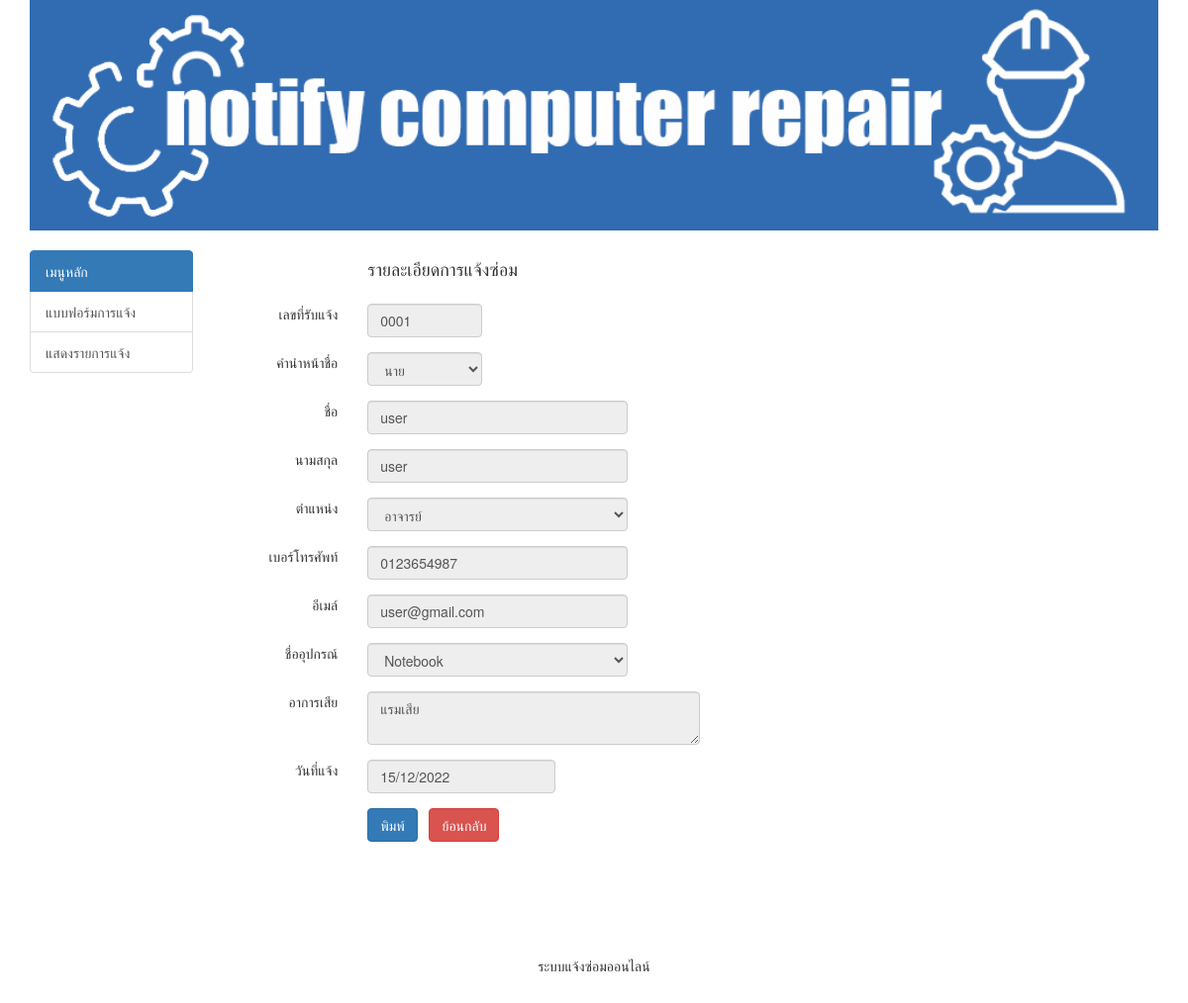
The page /form_detail.php on the database its author committed.
### tables this page shows
CREATE TABLE `tbl_device_case` (
  `pd_number` int(4) UNSIGNED ZEROFILL NOT NULL COMMENT 'เลขที่แจ้งปัญหา',
  `der_id` int(11) NOT NULL COMMENT 'รหัสเครื่อง',
  `der_name` varchar(50) NOT NULL COMMENT 'ชื่ออุปกรณ์',
  `pd_detail` varchar(50) NOT NULL COMMENT 'รายละเอียดการแจ้ง',
  `pd_date` date NOT NULL COMMENT 'วันที่',
  `pd_intail` varchar(10) NOT NULL COMMENT 'คำนำหน้า',
  `pd_name` varchar(50) NOT NULL COMMENT 'ชื่อ',
  `pd_lname` varchar(50) NOT NULL COMMENT 'นามสกุล',
  `pd_position` varchar(50) NOT NULL COMMENT 'ตำแหน่ง',
  `pd_tell` varchar(10) NOT NULL COMMENT 'เบอร์โทร',
  `pd_email` varchar(100) NOT NULL COMMENT 'อีเมลล์',
  `st_id` int(11) NOT NULL,
  `datesave` timestamp NOT NULL DEFAULT current_timestamp() COMMENT 'วันเวลาที่เพิ่มข้อมูล'
);

### form_detail.php (the view, shortened to what this page needs)
<?php require_once('Connections/Repair.php');
$query_formdetail = "SELECT * FROM tbl_device_case ORDER BY pd_number DESC";
$formdetail = mysqli_query($condb, $query_formdetail) or die(mysqli_error($condb));
$row_formdetail = mysqli_fetch_assoc($formdetail);
include('Bootstrap_sc.php');
?>
<body>
  <div class="container">
    <div class="row">
      <div class="col-md-12 hidden-print">
        <?php include('banner.php');?>
      </div>
      <div class="col-md-2 hidden-print">
        <br>
        <?php include('menu_left.php');?>
        <br>
      </div>
      <div class="col-md-9 col-xs-12 col-sm-12">
        <form action="form_db.php" method="POST"  name="add" class="form-horizontal" id="add">
          <div class="form-group">
            <div class="col-sm-2" align="right"></div>
            <div class="col-sm-5" align="left"><h4> <br>
              รายละเอียดการแจ้งซ่อม </h4>
            </div>
          </div>
          <div class="form-group">
            <div class="col-sm-2 col-xs-2" align="right">เลขที่รับแจ้ง</div>
            <div class="col-sm-2 col-xs-2" align="left">
              <input type="text" disabled value="<?php echo $row_formdetail['pd_number']; ?>" class="form-control">
            </div>
          </div>
          <div class="form-group">
            <div class="col-sm-2  col-xs-2" align="right">คำนำหน้าชื่อ</div>
            <div class="col-sm-2  col-xs-2" align="left">
              <select name="pd_intail" id="pd_intail" class="form-control" disabled>
                <?php
                do {
                ?>
                <option value="<?php echo $row_formdetail['pd_intail']?>"><?php echo $row_formdetail['pd_intail']?></option>
                <?php
                } while ($row_formdetail = mysqli_fetch_assoc($formdetail));
                $rows = mysqli_num_rows($formdetail);
                if($rows > 0) {
                mysqli_data_seek($formdetail, 0);
                  $row_formdetail = mysqli_fetch_assoc($formdetail);
                }
                ?>
              </select>
            </div>
          </div>
          <div class="form-group">
            <div class="col-sm-2  col-xs-2" align="right">ชื่อ</div>
            <div class="col-sm-4  col-xs-4" align="left">
              <input  name="pd_name" type="text" disabled required class="form-control" id="pd_name"  placeholder="ชื่อ" value="<?php echo $row_formdetail['pd_name']; ?>"
              minlength="2" />
            </div>
          </div>
          <div class="form-group">
            <div class="col-sm-2  col-xs-2" align="right">นามสกุล</div>
            <div class="col-sm-4  col-xs-4" align="left">
              <input  name="pd_lname" type="text" disabled required class="form-control" id="pd_lname"  placeholder="นามสกุล" value="<?php echo $row_formdetail['pd_lname']; ?>"
              minlength="2" />
            </div>
          </div>
          <div class="form-group">
            <div class="col-sm-2  col-xs-2" align="right">ตำแหน่ง</div>
            <div class="col-sm-4  col-xs-5" align="left">
              <select name="pd_position" id="pd_position" class="form-control" disabled>
                <?php
                do {
                ?>
                <option value="<?php echo $row_formdetail['pd_position']?>"><?php echo $row_formdetail['pd_position']?></option>
                <?php
                } while ($row_formdetail = mysqli_fetch_assoc($formdetail));
                $rows = mysqli_num_rows($formdetail);
                if($rows > 0) {
                mysqli_data_seek($formdetail, 0);
                  $row_formdetail = mysqli_fetch_assoc($formdetail);
                }
                ?>
              </select>
            </div>
          </div>
          <div class="form-group">
            <div class="col-sm-2  col-xs-2" align="right">เบอร์โทรศัพท์</div>
            <div class="col-sm-4  col-xs-5" align="left">
              <input  name="pd_tell" type="text" disabled required class="form-control" id="pd_tell"
              disabled value="<?php echo $row_formdetail['pd_tell']; ?>" maxlength="10" minlength="2"/>
            </div>
          </div>
          <div class="form-group">
            <div class="col-sm-2  col-xs-2" align="right">อีเมล์</div>
            <div class="col-sm-4  col-xs-5" align="left">
              <input  name="pd_email" disabled required class="form-control" id="pd_tell"
              placeholder="email" value="<?php echo $row_formdetail['pd_email']; ?>"/>
            </div>
          </div>
          <div class="form-group">
            <div class="col-sm-2  col-xs-2" align="right">ชื่ออุปกรณ์</div>
            <div class="col-sm-4  col-xs-7" align="left">
              <select name="device"  class="form-control" disabled>
                <?php
                do {
                ?>
                <option value="<?php echo $row_formdetail['der_id']?>"><?php echo $row_formdetail['der_name']?></option>
                <?php
                } while ($row_formdetail = mysqli_fetch_assoc($formdetail));
                $rows = mysqli_num_rows($formdetail);
                if($rows > 0) {
                mysqli_data_seek($formdetail, 0);
                  $row_formdetail = mysqli_fetch_assoc($formdetail);
                }
                ?>
              </select>
            </div>
          </div>
          <div class="form-group">
            <div class="col-sm-2  col-xs-2" align="right">อาการเสีย</div>
            <div class="col-sm-5  col-xs-7" align="left">
              <textarea name="pd_detail" disabled required class="form-control" id="pd_detail"><?php echo $row_formdetail['pd_detail']; ?></textarea>
            </div>
          </div>
          <div class="form-group">
            <div class="col-sm-2  col-xs-2" align="right">วันที่แจ้ง</div>
            <div class="col-sm-3  col-xs-3" align="left">
              <input type="text" class="form-control" disabled value="<?php echo date('d/m/Y',strtotime($row_formdetail['pd_date'])); ?>">
            </div>
          </div>
          <div class="form-group hidden-print">
            <div class="col-sm-2"> </div>
            <div class="col-sm-6">
              <a class="btn btn-primary" onClick="window.print()">
                พิมพ์
              </a>
              <a href="index.php" class="btn btn-danger"> ย้อนกลับ </a>
            </div>
          </div>
        </form>
      </div>
    </div>
  </div>
</body>
</html>
<?php include('footer.php');?>

### rows shown on the page
tbl_device_case: pd_number "0001", pd_name "user", pd_lname "user", pd_tell "0123654987", pd_email "user@gmail.com", pd_detail "แรมเสีย", pd_date "15/12/2022"

### other values the page prints
form field pd_intail "นาย"
form field pd_position "อาจารย์"
form field device "Notebook"
